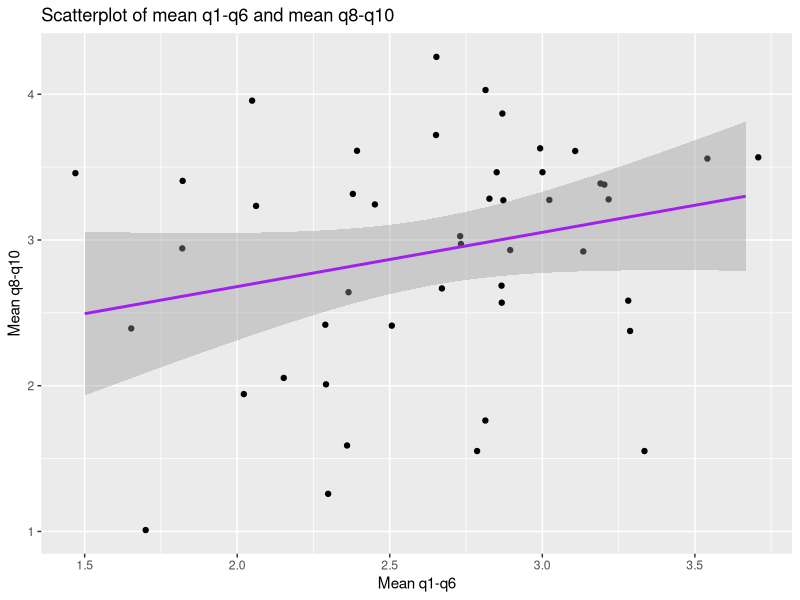

Here is the R script that generated this plot: (Note: this script raises an error after producing the figure.)
## ---- chunk 1
setwd(dirname(rstudioapi::getActiveDocumentContext()$path))
library(tidyverse)
## ---- chunk 2
week8_tbl <-  read.csv(file = "../data/week3.csv") |>
  mutate(timeStart = ymd_hms(timeStart),
         timeEnd = ymd_hms(timeStart),
         gender = factor(gender, levels=c("M","F"),
                         labels = c("Male","Female")),
         condition=factor(condition, levels=c("A", "B", "C"),
                           labels=c("Block A", "Block B", "Control")),
         q5= 6 - q5) |> 
  dplyr::filter(q6 == 1)
## ---- chunk 3
week8_tbl %>% select(q1:q6)
(week8_tbl <-  week8_tbl %>% 
  mutate(mean_q1_q6 = rowMeans(select(., q1:q6)),
         mean_q8_q10 = rowMeans(select(., q8:q10)))) %>% 
  ggplot(aes(x=mean_q1_q6, y=mean_q8_q10)) + 
  geom_jitter() + 
  geom_smooth(method = "lm", color = "purple") +
  labs(x="Mean q1-q6",
       y="Mean q8-q10",
       title = "Scatterplot of mean q1-q6 and mean q8-q10")
## ---- chunk 4
cor.test(week8_tbl$mean_q1_q6, week8_tbl$mean_q8_q10)
## ---- chunk 5
shiny_tbl <- week8_tbl %>% 
  select(timeEnd, gender, mean_q1_q6, mean_q8_q10) %>% 
  saveRDS("../shiny/shiny_week8/shiny.rds")
## ---- chunk 6
# Render to out folder
rmarkdown::render("week8.Rmd", output_file = "../out/week8.html")
